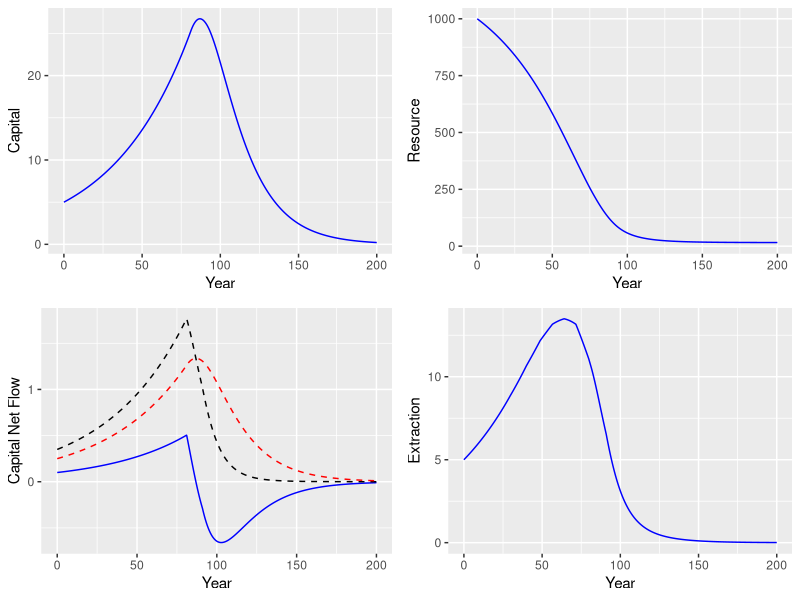
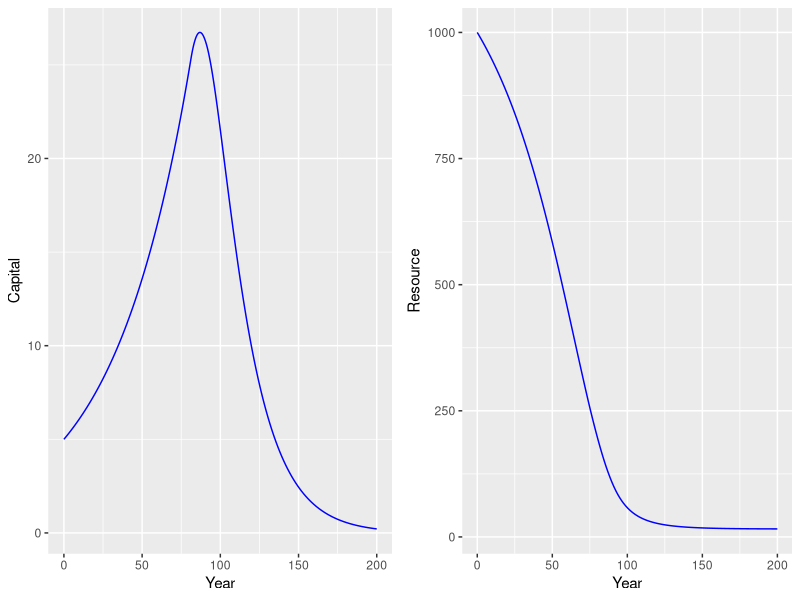
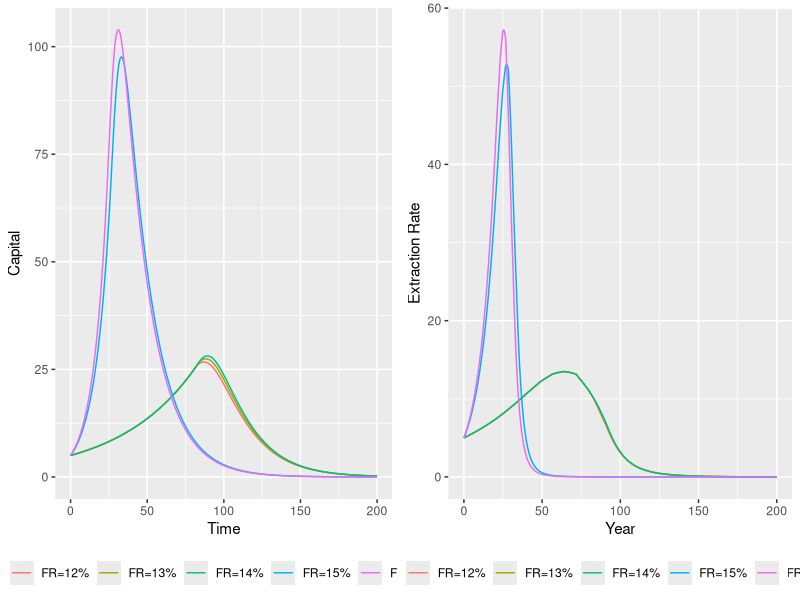

Here is the R script that generated these plots, in order:
library(deSolve)
library(ggplot2)
require(gridExtra)
library(scales)

#######################################
START<-0; FINISH<-200; STEP<-0.125

simtime <- seq(START, FINISH, by=STEP)
stocks  <- c(sCapital=5, sResource=1000)
auxs    <- c(aDesired.Growth=0.07,        aDepreciation=0.05, 
             aCost.Per.Investment = 2.0,  aFraction.Reinvested=0.12, 
             aRevenue.Per.Unit=3)

x.Resource<-seq(0,1000,by=100)
y.Efficiency<-c(0,0.25,0.45,0.63,0.75,0.85,0.92,0.96,0.98,0.99,1.0)

func.Efficiency<-approxfun(x=x.Resource,y=y.Efficiency, method="linear",
                           yleft=0, yright=1.0)


model<-function(time, stocks, auxs){
  with(as.list(c(stocks,auxs)),
       {
         aExtr.Efficiency  <-func.Efficiency(sResource)
         
         fExtraction       <- aExtr.Efficiency * sCapital
         
         aTotal.Revenue     <- aRevenue.Per.Unit * fExtraction
         aCapital.Costs      <- sCapital * 0.10
         aProfit             <- aTotal.Revenue - aCapital.Costs
         aCapital.Funds      <- aFraction.Reinvested * aProfit
         aMaximum.Investment <- aCapital.Funds/aCost.Per.Investment
         
         aDesired.Investment <-sCapital * aDesired.Growth
         
         fInvestment        <- min(aMaximum.Investment, 
                                   aDesired.Investment)
         fDepreciation      <- sCapital * aDepreciation
         
         dS_dt       <- fInvestment - fDepreciation
         dR_dt       <- -fExtraction
         
         return (list(c(dS_dt, dR_dt),
                      DesiredInvestment=aDesired.Investment,
                      MaximumInvestment=aMaximum.Investment,
                      Investment=fInvestment,
                      Depreciation=fDepreciation,
                      Extraction=fExtraction))
       })
}


o<-data.frame(ode(y=stocks, times=simtime, func = model, 
                  parms=auxs, method="euler"))

# Plot the effects 
p <- ggplot() + 
  geom_line(colour="blue",aes(x = x.Resource, y = y.Efficiency)) +
  geom_point(aes(x = x.Resource, y = y.Efficiency)) +
  xlab('Resource') +
  labs(color="Stocks")+
  ylab('Extraction Effciency Per Unit Capital')+
  theme(legend.position="")

p1 <- ggplot() + 
  geom_line(colour="blue",data = o, aes(x = time, y = sCapital)) +
  xlab('Year') +
  labs(color="Stocks")+
  ylab('Capital')+
  theme(legend.position="")

p2 <- ggplot() + 
  geom_line(colour="blue",data = o, aes(x = time, y = sResource, color = "Capital")) +
  xlab('Year') +
  labs(color="Stocks")+
  ylab('Resource')+
  theme(legend.position="")

p3 <- ggplot() + 
  geom_line(colour="blue",data = o, aes(x = time, y = Investment-Depreciation)) +
  geom_line(colour="black",linetype="dashed",data = o,aes(x = time, y = Investment)) +
  geom_line(colour="red",linetype="dashed",data = o,aes(x = time, y = Depreciation)) +
  xlab('Year') +
  labs(color="Stocks")+
  ylab('Capital Net Flow')+
  theme(legend.position="")

p4 <- ggplot() + 
  geom_line(colour="blue",data = o, aes(x = time, y = Extraction, color = "Capital")) +
  xlab('Year') +
  labs(color="Stocks")+
  ylab('Extraction')+
  theme(legend.position="")

p5 <- ggplot() + 
  geom_line(linetype="dashed",data = o,aes(x = time, y = DesiredInvestment, color = "Desired")) +
  geom_line(linetype="dashed",data = o,aes(x = time, y = MaximumInvestment, color = "Maximum")) +
  geom_line(data = o, size=1.0,aes(x = time, y = Investment, color = "Actual")) +
  xlab('Year') +
  labs(color="")+
  ylab('Investment-Type Variables')+
  theme(legend.position="bottom")

g1<-grid.arrange(p1, p2, p3, p4, nrow=2, ncol=2)
g2<-grid.arrange(p1, p2, nrow=1, ncol=2)


auxs["aFraction.Reinvested"]=0.12
o1<-data.frame(ode(y=stocks, times=simtime, func = model, 
                   parms=auxs, method="euler"))
o1$GR<-"FR=12%"
base<-o1

# add to overall result set and color by category
auxs["aFraction.Reinvested"]=0.13
o2<-data.frame(ode(y=stocks, times=simtime, func = model, 
                   parms=auxs, method="euler"))
o2$GR<-"FR=13%"
base<-rbind(base,o2)

auxs["aFraction.Reinvested"]=0.14
o3<-data.frame(ode(y=stocks, times=simtime, func = model, 
                   parms=auxs, method="euler"))
o3$GR<-"FR=14%"
base<-rbind(base,o3)

auxs["aDesired.Growth"]=0.15
o4<-data.frame(ode(y=stocks, times=simtime, func = model, 
                   parms=auxs, method="euler"))
o4$GR<-"FR=15%"
base<-rbind(base,o4)

auxs["aDesired.Growth"]=0.16
o5<-data.frame(ode(y=stocks, times=simtime, func = model, 
                   parms=auxs, method="euler"))
o5$GR<-"FR=16%"
base<-rbind(base,o5)

s1<-ggplot(data=base,aes(x=time,y=base$sCapital,color=base$GR))+
  geom_line()+ 
  xlab("Time")+ylab("Capital")+
  theme(legend.position="bottom")+
  guides(color=guide_legend(title=NULL))

s2<-ggplot(data=base,aes(x=time,y=Extraction,color=base$GR))+
  geom_line()+ 
  xlab("Year")+ylab("Extraction Rate")+
  theme(legend.position="bottom")+
  guides(color=guide_legend(title=NULL))

grid.arrange(s1, s2, nrow=1, ncol=2) #plot overlay
